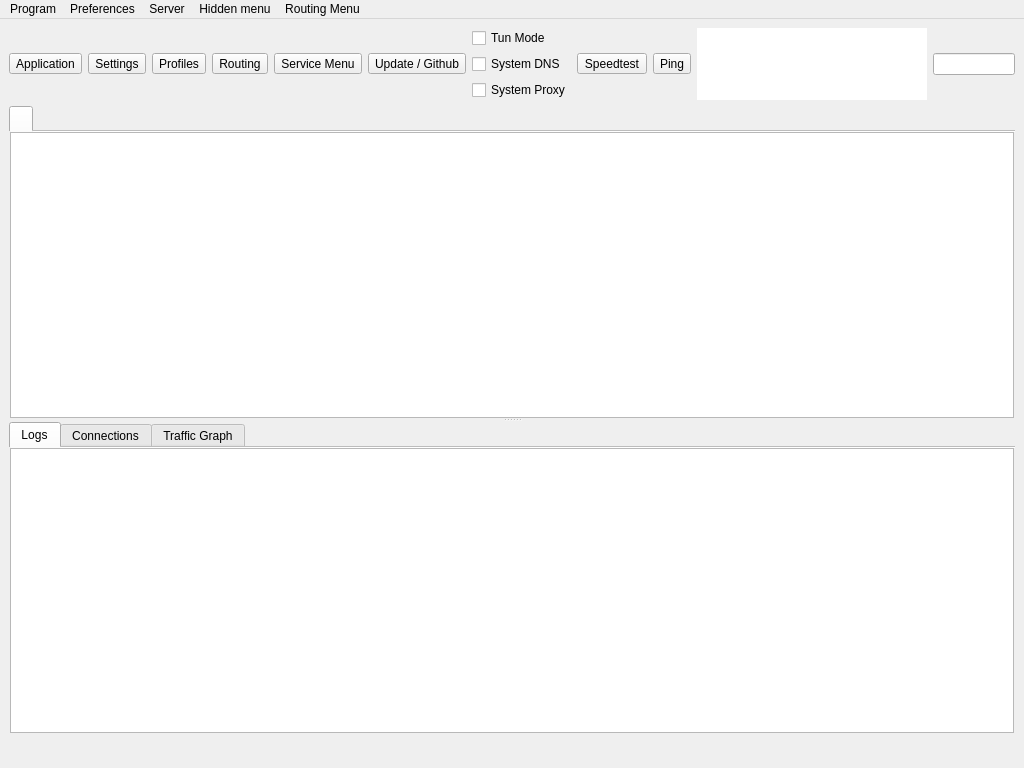
<?xml version="1.0" encoding="UTF-8"?>
<ui version="4.0">
 <class>MainWindow</class>
 <widget class="QMainWindow" name="MainWindow">
  <property name="geometry">
        <rect>
            <x>0</x>
            <y>0</y>
            <width>1024</width>
            <height>768</height>
        </rect>
    </property>
    <property name="minimumSize">
        <size>
            <width>1024</width>
            <height>768</height>
        </size>
  </property>
  <property name="windowTitle">
   <string notr="true">Throne</string>
  </property>
  <widget class="QWidget" name="centralwidget">
   <layout class="QVBoxLayout" name="verticalLayout_3" stretch="0,0,0">
    <item>
     <layout class="QHBoxLayout" name="horizontalLayout_2">
      <item>
       <widget class="QToolButton" name="toolButton_program">
        <property name="text">
         <string>Application</string>
        </property>
        <property name="icon">
         <iconset theme="b-system-run"/>
        </property>
        <property name="iconSize">
         <size>
          <width>24</width>
          <height>24</height>
         </size>
        </property>
        <property name="popupMode">
         <enum>QToolButton::ToolButtonPopupMode::InstantPopup</enum>
        </property>
        <property name="toolButtonStyle">
         <enum>Qt::ToolButtonStyle::ToolButtonTextUnderIcon</enum>
        </property>
       </widget>
      </item>
      <item>
       <widget class="QToolButton" name="toolButton_preferences">
        <property name="text">
         <string>Settings</string>
        </property>
        <property name="icon">
         <iconset theme="b-preferences"/>
        </property>
        <property name="iconSize">
         <size>
          <width>24</width>
          <height>24</height>
         </size>
        </property>
        <property name="popupMode">
         <enum>QToolButton::ToolButtonPopupMode::InstantPopup</enum>
        </property>
        <property name="toolButtonStyle">
         <enum>Qt::ToolButtonStyle::ToolButtonTextUnderIcon</enum>
        </property>
       </widget>
      </item>
      <item>
       <widget class="QToolButton" name="toolButton_server">
        <property name="text">
         <string>Profiles</string>
        </property>
        <property name="icon">
         <iconset theme="b-network-server"/>
        </property>
        <property name="iconSize">
         <size>
          <width>24</width>
          <height>24</height>
         </size>
        </property>
        <property name="popupMode">
         <enum>QToolButton::ToolButtonPopupMode::InstantPopup</enum>
        </property>
        <property name="toolButtonStyle">
         <enum>Qt::ToolButtonStyle::ToolButtonTextUnderIcon</enum>
        </property>
       </widget>
      </item>
      <item>
       <widget class="QToolButton" name="toolButton_routing">
        <property name="text">
         <string>Routing</string>
        </property>
        <property name="icon">
         <iconset theme="b-network-routing"/>
        </property>
        <property name="iconSize">
         <size>
          <width>24</width>
          <height>24</height>
         </size>
        </property>
        <property name="popupMode">
         <enum>QToolButton::ToolButtonPopupMode::InstantPopup</enum>
        </property>
        <property name="toolButtonStyle">
         <enum>Qt::ToolButtonStyle::ToolButtonTextUnderIcon</enum>
        </property>
       </widget>
      </item>
      <item>
        <widget class="QToolButton" name="toolButton_hidden">
            <property name="text">
                <string>Service Menu</string>
            </property>
            <property name="icon">
                <iconset theme="hidden-menu"/>
            </property>
            <property name="iconSize">
                <size>
                    <width>24</width>
                    <height>24</height>
                </size>
            </property>
            <property name="popupMode">
                <enum>QToolButton::ToolButtonPopupMode::InstantPopup</enum>
            </property>
            <property name="toolButtonStyle">
                <enum>Qt::ToolButtonStyle::ToolButtonTextUnderIcon</enum>
            </property>
        </widget>
    </item>
    <item>
        <widget class="QToolButton" name="toolButton_update">
            <property name="text">
                <string>Update / Github</string>
            </property>
            <property name="icon">
                <iconset theme="b-system-software-update"/>
            </property>
            <property name="iconSize">
                <size>
                    <width>24</width>
                    <height>24</height>
                </size>
            </property>
            <property name="popupMode">
                <enum>QToolButton::ToolButtonPopupMode::InstantPopup</enum>
            </property>
            <property name="toolButtonStyle">
                <enum>Qt::ToolButtonStyle::ToolButtonTextUnderIcon</enum>
            </property>
        </widget>
    </item>
      <item>
       <layout class="QVBoxLayout" name="verticalLayout_4">
        <item>
         <widget class="QCheckBox" name="checkBox_VPN">
          <property name="sizePolicy">
           <sizepolicy hsizetype="Minimum" vsizetype="Minimum">
            <horstretch>0</horstretch>
            <verstretch>0</verstretch>
           </sizepolicy>
          </property>
          <property name="text">
           <string>Tun Mode</string>
          </property>
         </widget>
        </item>
        <item>
         <widget class="QCheckBox" name="system_dns">
          <property name="text">
           <string>System DNS</string>
          </property>
         </widget>
        </item>
        <item>
         <widget class="QCheckBox" name="checkBox_SystemProxy">
          <property name="text">
           <string>System Proxy</string>
          </property>
         </widget>
        </item>
       </layout>
      </item>
      <item>
                            <widget class="QToolButton" name="toolButton_speedtest">
                                <property name="text">
                                    <string>Speedtest</string>
                                </property>
                                <property name="icon">
                                    <iconset theme="network-test"/>
                                </property>
                                <property name="iconSize">
                                    <size>
                                        <width>24</width>
                                        <height>24</height>
                                    </size>
                                </property>
                                <property name="popupMode">
                                    <enum>QToolButton::ToolButtonPopupMode::InstantPopup</enum>
                                </property>
                                <property name="toolButtonStyle">
                                    <enum>Qt::ToolButtonStyle::ToolButtonTextUnderIcon</enum>
                                </property>
                            </widget>
                        </item>
                        <item>
                            <widget class="QToolButton" name="toolButton_ping">
                                <property name="text">
                                    <string>Ping</string>
                                </property>
                                <property name="icon">
                                    <iconset theme="network-ping"/>
                                </property>
                                <property name="iconSize">
                                    <size>
                                        <width>24</width>
                                        <height>24</height>
                                    </size>
                                </property>
                                <property name="popupMode">
                                    <enum>QToolButton::ToolButtonPopupMode::InstantPopup</enum>
                                </property>
                                <property name="toolButtonStyle">
                                    <enum>Qt::ToolButtonStyle::ToolButtonTextUnderIcon</enum>
                                </property>
                            </widget>
                        </item>
      <item>
       <widget class="QTextBrowser" name="data_view">
        <property name="enabled">
         <bool>true</bool>
        </property>
        <property name="sizePolicy">
         <sizepolicy hsizetype="Expanding" vsizetype="Ignored">
          <horstretch>0</horstretch>
          <verstretch>0</verstretch>
         </sizepolicy>
        </property>
        <property name="mouseTracking">
         <bool>false</bool>
        </property>
        <property name="focusPolicy">
         <enum>Qt::FocusPolicy::NoFocus</enum>
        </property>
        <property name="contextMenuPolicy">
         <enum>Qt::ContextMenuPolicy::NoContextMenu</enum>
        </property>
        <property name="acceptDrops">
         <bool>false</bool>
        </property>
        <property name="frameShape">
         <enum>QFrame::Shape::NoFrame</enum>
        </property>
        <property name="frameShadow">
         <enum>QFrame::Shadow::Sunken</enum>
        </property>
        <property name="verticalScrollBarPolicy">
         <enum>Qt::ScrollBarPolicy::ScrollBarAlwaysOff</enum>
        </property>
        <property name="horizontalScrollBarPolicy">
         <enum>Qt::ScrollBarPolicy::ScrollBarAlwaysOff</enum>
        </property>
        <property name="textInteractionFlags">
         <set>Qt::TextInteractionFlag::LinksAccessibleByKeyboard|Qt::TextInteractionFlag::LinksAccessibleByMouse</set>
        </property>
       </widget>
      </item>
      <item>
       <widget class="QLineEdit" name="search_input"/>
      </item>
     </layout>
    </item>
    <item>
     <widget class="QSplitter" name="splitter">
      <property name="orientation">
       <enum>Qt::Orientation::Vertical</enum>
      </property>
      <widget class="QTabWidget" name="tabWidget">
       <property name="currentIndex">
        <number>0</number>
       </property>
       <property name="documentMode">
        <bool>true</bool>
       </property>
       <property name="movable">
        <bool>true</bool>
       </property>
       <widget class="QWidget" name="widget1">
        <attribute name="title">
         <string/>
        </attribute>
        <layout class="QGridLayout" name="gridLayout_2">
         <property name="leftMargin">
          <number>1</number>
         </property>
         <property name="topMargin">
          <number>0</number>
         </property>
         <property name="rightMargin">
          <number>1</number>
         </property>
         <property name="bottomMargin">
          <number>0</number>
         </property>
         <property name="spacing">
          <number>0</number>
         </property>
         <item row="0" column="0">
          <widget class="ProfilesTableView" name="profilesTableView">
           <property name="contextMenuPolicy">
            <enum>Qt::ContextMenuPolicy::CustomContextMenu</enum>
           </property>
           <property name="editTriggers">
            <set>QAbstractItemView::EditTrigger::NoEditTriggers</set>
           </property>
           <property name="alternatingRowColors">
            <bool>true</bool>
           </property>
           <property name="selectionBehavior">
            <enum>QAbstractItemView::SelectionBehavior::SelectRows</enum>
           </property>
           <property name="horizontalScrollMode">
            <enum>QAbstractItemView::ScrollMode::ScrollPerPixel</enum>
           </property>
           <property name="wordWrap">
            <bool>false</bool>
           </property>
           <attribute name="horizontalHeaderMinimumSectionSize">
            <number>16</number>
           </attribute>
           <attribute name="horizontalHeaderHighlightSections">
            <bool>false</bool>
           </attribute>
           <attribute name="horizontalHeaderShowSortIndicator" stdset="0">
            <bool>false</bool>
           </attribute>
           <attribute name="verticalHeaderDefaultSectionSize">
            <number>30</number>
           </attribute>
          </widget>
         </item>
        </layout>
       </widget>
      </widget>
      <widget class="QWidget" name="aaaaaaaaaaaaaaaaaa">
       <layout class="QVBoxLayout" name="aaaaaaaaaaaa" stretch="0">
        <item>
         <widget class="QWidget" name="down_tab" native="true">
          <layout class="QVBoxLayout" name="verticalLayout">
           <property name="spacing">
            <number>0</number>
           </property>
           <property name="leftMargin">
            <number>0</number>
           </property>
           <property name="topMargin">
            <number>0</number>
           </property>
           <property name="rightMargin">
            <number>0</number>
           </property>
           <property name="bottomMargin">
            <number>0</number>
           </property>
           <item>
            <widget class="QTabWidget" name="stats_widget">
             <property name="autoFillBackground">
              <bool>true</bool>
             </property>
             <property name="tabPosition">
              <enum>QTabWidget::TabPosition::North</enum>
             </property>
             <property name="tabShape">
              <enum>QTabWidget::TabShape::Rounded</enum>
             </property>
             <property name="currentIndex">
              <number>0</number>
             </property>
             <property name="elideMode">
              <enum>Qt::TextElideMode::ElideNone</enum>
             </property>
             <property name="usesScrollButtons">
              <bool>true</bool>
             </property>
             <property name="documentMode">
              <bool>true</bool>
             </property>
             <property name="tabsClosable">
              <bool>false</bool>
             </property>
             <property name="movable">
              <bool>true</bool>
             </property>
             <property name="tabBarAutoHide">
              <bool>false</bool>
             </property>
             <widget class="QWidget" name="Logs">
              <property name="enabled">
               <bool>true</bool>
              </property>
              <attribute name="title">
               <string>Logs</string>
              </attribute>
              <layout class="QHBoxLayout" name="horizontalLayout_3" stretch="0">
               <property name="spacing">
                <number>0</number>
               </property>
               <property name="sizeConstraint">
                <enum>QLayout::SizeConstraint::SetDefaultConstraint</enum>
               </property>
               <property name="leftMargin">
                <number>1</number>
               </property>
               <property name="topMargin">
                <number>0</number>
               </property>
               <property name="rightMargin">
                <number>1</number>
               </property>
               <property name="bottomMargin">
                <number>0</number>
               </property>
               <item>
                <widget class="QTextBrowser" name="masterLogBrowser">
                 <property name="contextMenuPolicy">
                  <enum>Qt::ContextMenuPolicy::CustomContextMenu</enum>
                 </property>
                 <property name="openLinks">
                  <bool>false</bool>
                 </property>
                </widget>
               </item>
              </layout>
             </widget>
             <widget class="QWidget" name="connections_tab">
              <attribute name="title">
               <string>Connections</string>
              </attribute>
              <layout class="QHBoxLayout" name="horizontalLayout_4">
               <property name="spacing">
                <number>0</number>
               </property>
               <property name="sizeConstraint">
                <enum>QLayout::SizeConstraint::SetDefaultConstraint</enum>
               </property>
               <property name="leftMargin">
                <number>1</number>
               </property>
               <property name="topMargin">
                <number>0</number>
               </property>
               <property name="rightMargin">
                <number>1</number>
               </property>
               <property name="bottomMargin">
                <number>0</number>
               </property>
               <item>
                <widget class="QTableWidget" name="connections">
                 <property name="autoFillBackground">
                  <bool>false</bool>
                 </property>
                 <column>
                  <property name="text">
                   <string>Destination (Domain)</string>
                  </property>
                  <property name="toolTip">
                   <string>Click To Disable Sorting</string>
                  </property>
                 </column>
                 <column>
                  <property name="text">
                   <string>Process</string>
                  </property>
                  <property name="toolTip">
                   <string>Click To Sort By Process</string>
                  </property>
                 </column>
                 <column>
                  <property name="text">
                   <string>Protocol</string>
                  </property>
                  <property name="toolTip">
                   <string>Click To Sort By Protocol</string>
                  </property>
                 </column>
                 <column>
                  <property name="text">
                   <string>Outbound</string>
                  </property>
                  <property name="toolTip">
                   <string>Click To Sort By Outbound</string>
                  </property>
                 </column>
                 <column>
                  <property name="text">
                   <string>Traffic</string>
                  </property>
                  <property name="toolTip">
                   <string>Click To Toggle sort by Traffic</string>
                  </property>
                 </column>
                </widget>
               </item>
              </layout>
             </widget>
             <widget class="QWidget" name="graph_tab">
              <attribute name="title">
               <string>Traffic Graph</string>
              </attribute>
              <layout class="QHBoxLayout" name="horizontalLayout_6">
               <property name="spacing">
                <number>0</number>
               </property>
               <property name="sizeConstraint">
                <enum>QLayout::SizeConstraint::SetDefaultConstraint</enum>
               </property>
               <property name="leftMargin">
                <number>1</number>
               </property>
               <property name="topMargin">
                <number>0</number>
               </property>
               <property name="rightMargin">
                <number>1</number>
               </property>
               <property name="bottomMargin">
                <number>0</number>
               </property>
              </layout>
             </widget>
            </widget>
           </item>
          </layout>
         </widget>
        </item>
       </layout>
      </widget>
     </widget>
    </item>
    <item>
     <layout class="QHBoxLayout" name="horizontalLayout">
      <item>
       <widget class="QLabel" name="label_running">
        <property name="text">
         <string/>
        </property>
       </widget>
      </item>
      <item>
       <spacer name="horizontalSpacer_2">
        <property name="orientation">
         <enum>Qt::Orientation::Horizontal</enum>
        </property>
        <property name="sizeType">
         <enum>QSizePolicy::Policy::Maximum</enum>
        </property>
        <property name="sizeHint" stdset="0">
         <size>
          <width>0</width>
          <height>20</height>
         </size>
        </property>
       </spacer>
      </item>
      <item>
       <widget class="QLabel" name="label_inbound">
        <property name="text">
         <string/>
        </property>
        <property name="alignment">
         <set>Qt::AlignmentFlag::AlignLeading|Qt::AlignmentFlag::AlignLeft|Qt::AlignmentFlag::AlignVCenter</set>
        </property>
       </widget>
      </item>
      <item>
       <widget class="QLabel" name="label_speed">
        <property name="text">
         <string/>
        </property>
        <property name="alignment">
         <set>Qt::AlignmentFlag::AlignLeading|Qt::AlignmentFlag::AlignLeft|Qt::AlignmentFlag::AlignVCenter</set>
        </property>
       </widget>
      </item>
     </layout>
    </item>
   </layout>
  </widget>
  <widget class="QMenuBar" name="menubar">
   <property name="geometry">
    <rect>
     <x>0</x>
     <y>0</y>
     <width>800</width>
     <height>25</height>
    </rect>
   </property>
   <widget class="QMenu" name="menu_program">
    <property name="title">
     <string>Program</string>
    </property>
    <widget class="QMenu" name="menu_spmode">
     <property name="title">
      <string>System Proxy</string>
     </property>
     <addaction name="menu_spmode_system_proxy"/>
     <addaction name="menu_spmode_vpn"/>
     <addaction name="menu_spmode_disabled"/>
    </widget>
    <addaction name="actionHide_window"/>
    <addaction name="separator"/>
    <addaction name="menu_add_from_clipboard2"/>
    <addaction name="actionAdd_profile_from_File"/>
    <addaction name="menu_scan_qr"/>
    <addaction name="separator"/>
    <addaction name="actionStart_with_system"/>
    <addaction name="actionRemember_last_proxy"/>
    <addaction name="actionAllow_LAN"/>
    <addaction name="menu_spmode"/>
    <addaction name="separator"/>
    <addaction name="actionRestart_Proxy"/>
    <addaction name="actionRestart_Program"/>
    <addaction name="separator"/>
    <addaction name="menu_exit"/>
   </widget>
   <widget class="QMenu" name="menu_preferences">
    <property name="title">
     <string>Preferences</string>
    </property>
    <addaction name="menu_manage_groups"/>
    <addaction name="menu_basic_settings"/>
    <addaction name="menu_routing_settings"/>
    <addaction name="menu_vpn_settings"/>
    <addaction name="menu_hotkey_settings"/>
    <addaction name="menu_open_config_folder"/>
    <addaction name="separator"/>
    <addaction name="menu_collect_debug_info"/>
   </widget>
   <widget class="QMenu" name="menu_server">
    <property name="title">
     <string>Server</string>
    </property>
    <widget class="QMenu" name="menu_share_item">
     <property name="title">
      <string>Share</string>
     </property>
     <addaction name="menu_qr"/>
     <addaction name="menu_export_config"/>
     <addaction name="separator"/>
     <addaction name="menu_copy_links"/>
     <addaction name="menu_copy_links_nkr"/>
    </widget>
    <addaction name="menu_add_from_input"/>
    <addaction name="menu_add_from_clipboard"/>
    <addaction name="separator"/>
    <addaction name="menu_start"/>
    <addaction name="menu_stop"/>
    <addaction name="separator"/>
    <addaction name="menu_select_all"/>
    <addaction name="menu_clone"/>
    <addaction name="menu_reset_traffic"/>
    <addaction name="menu_delete"/>
    <addaction name="menu_share_item"/>
    <addaction name="separator"/>
    <addaction name="actionUrl_Test_Selected"/>
    <addaction name="menu_resolve_selected"/>
    <addaction name="actionSpeedtest_Current"/>
    <addaction name="actionSpeedtest_Selected"/>
    <addaction name="actionResolve_Selected_Out_IP"/>
   </widget>
   <widget class="QMenu" name="menuHidden_menu">
    <property name="title">
     <string>Hidden menu</string>
    </property>
    <addaction name="menu_update_subscription"/>
    <addaction name="menu_resolve_domain"/>
    <addaction name="menu_remove_invalid"/>
    <addaction name="actionUrl_Test_Group"/>
    <addaction name="menu_remove_unavailable"/>
    <addaction name="menu_clear_test_result"/>
    <addaction name="menu_delete_repeat"/>
    <addaction name="actionSpeedtest_Group"/>
    <addaction name="actionResolve_Out_IP"/>
    <addaction name="actionRefresh_Column_Widths"/>
   </widget>
   <widget class="QMenu" name="menuRouting_Menu">
    <property name="title">
     <string>Routing Menu</string>
    </property>
   </widget>
   <addaction name="menu_program"/>
   <addaction name="menu_preferences"/>
   <addaction name="menu_server"/>
   <addaction name="menuHidden_menu"/>
   <addaction name="menuRouting_Menu"/>
  </widget>
  <action name="menu_exit">
   <property name="text">
    <string>Exit</string>
   </property>
  </action>
  <action name="actionShow_window">
   <property name="text">
    <string>Show Window</string>
   </property>
  </action>
  <action name="menu_basic_settings">
   <property name="text">
    <string>Basic Settings</string>
   </property>
  </action>
  <action name="menu_add_from_input">
   <property name="text">
    <string>New profile</string>
   </property>
   <property name="shortcut">
    <string notr="true">Ctrl+N</string>
   </property>
  </action>
  <action name="menu_manage_groups">
   <property name="text">
    <string>Groups</string>
    </property>
  </action>
  <action name="menu_start">
   <property name="text">
    <string>Start</string>
   </property>
   <property name="shortcut">
    <string>Return</string>
   </property>
  </action>
  <action name="menu_stop">
   <property name="text">
    <string>Stop</string>
   </property>
   <property name="shortcut">
    <string notr="true">Ctrl+S</string>
   </property>
  </action>
  <action name="menu_routing_settings">
   <property name="text">
    <string>Routing Settings</string>
   </property>
  </action>
  <action name="menu_add_from_clipboard">
   <property name="text">
    <string>Add profile from clipboard</string>
   </property>
   <property name="shortcut">
    <string notr="true">Ctrl+V</string>
   </property>
  </action>
  <action name="menu_delete">
   <property name="text">
    <string>Delete</string>
   </property>
   <property name="shortcut">
    <string>Del</string>
   </property>
  </action>
  <action name="menu_add_from_clipboard2">
   <property name="text">
    <string>Add profile from clipboard</string>
   </property>
  </action>
  <action name="menu_profile_debug_info">
   <property name="text">
    <string>Debug Info</string>
   </property>
  </action>
  <action name="menu_qr">
   <property name="text">
    <string>QR Code and link</string>
   </property>
   <property name="shortcut">
    <string notr="true">Ctrl+Q</string>
   </property>
  </action>
  <action name="menu_copy_link">
   <property name="text">
    <string>Copy Link</string>
   </property>
  </action>
  <action name="menu_tcp_ping">
   <property name="text">
    <string notr="true">Tcp Ping</string>
   </property>
   <property name="shortcut">
    <string notr="true">Ctrl+Shift+T</string>
   </property>
  </action>
  <action name="menu_url_test">
   <property name="text">
    <string notr="true">Url Test</string>
   </property>
   <property name="shortcut">
    <string notr="true">Ctrl+Shift+U</string>
   </property>
  </action>
  <action name="menu_clear_test_result">
   <property name="text">
    <string>Clear Test Result</string>
   </property>
   <property name="shortcut">
    <string notr="true">Ctrl+Shift+C</string>
   </property>
  </action>
  <action name="menu_export_config">
   <property name="text">
    <string>Export %1 config</string>
   </property>
   <property name="shortcut">
    <string notr="true">Ctrl+E</string>
   </property>
  </action>
  <action name="menu_reset_traffic">
   <property name="text">
    <string>Reset Traffic</string>
   </property>
   <property name="shortcut">
    <string notr="true">Ctrl+R</string>
   </property>
  </action>
  <action name="menu_scan_qr">
   <property name="text">
    <string>Scan QR Code</string>
   </property>
   <property name="shortcut">
    <string notr="true">Ctrl+Shift+Q</string>
   </property>
  </action>
  <action name="menu_spmode_system_proxy">
   <property name="checkable">
    <bool>true</bool>
   </property>
   <property name="text">
    <string>Enable System Proxy</string>
   </property>
  </action>
  <action name="menu_spmode_disabled">
   <property name="checkable">
    <bool>true</bool>
   </property>
   <property name="text">
    <string>Disable</string>
   </property>
  </action>
  <action name="menu_delete_repeat">
   <property name="text">
    <string>Remove Duplicates</string>
   </property>
   <property name="shortcut">
    <string notr="true">Ctrl+Shift+D</string>
   </property>
  </action>
  <action name="actionfake">
   <property name="text">
    <string>fake</string>
   </property>
   <property name="visible">
    <bool>false</bool>
   </property>
  </action>
  <action name="menu_move">
   <property name="text">
    <string>Move</string>
   </property>
   <property name="shortcut">
    <string notr="true">Ctrl+M</string>
   </property>
  </action>
  <action name="actionStart_with_system">
   <property name="checkable">
    <bool>true</bool>
   </property>
   <property name="text">
    <string>Start with system</string>
   </property>
  </action>
  <action name="actionRemember_last_proxy">
   <property name="checkable">
    <bool>true</bool>
   </property>
   <property name="text">
    <string>Remember last profile</string>
   </property>
  </action>
  <action name="actionAllow_LAN">
   <property name="checkable">
    <bool>true</bool>
   </property>
   <property name="text">
    <string>Allow other devices to connect</string>
   </property>
  </action>
  <action name="menu_remove_unavailable">
   <property name="text">
    <string>Remove Unavailable</string>
   </property>
   <property name="shortcut">
    <string notr="true">Ctrl+Shift+R</string>
   </property>
  </action>
  <action name="menu_full_test">
   <property name="text">
    <string>Full Test</string>
   </property>
   <property name="shortcut">
    <string notr="true">Ctrl+Shift+F</string>
   </property>
  </action>
  <action name="menu_hotkey_settings">
   <property name="text">
    <string>Hotkey Settings</string>
   </property>
  </action>
  <action name="menu_select_all">
   <property name="text">
    <string>Select All</string>
   </property>
   <property name="shortcut">
    <string>Ctrl+A</string>
   </property>
  </action>
  <action name="menu_copy_links_nkr">
   <property name="text">
    <string>Copy links of selected (Json Links)</string>
   </property>
   <property name="shortcut">
    <string notr="true">Ctrl+Alt+C</string>
   </property>
  </action>
  <action name="actionfake_2">
   <property name="text">
    <string>fake</string>
   </property>
   <property name="visible">
    <bool>false</bool>
   </property>
  </action>
  <action name="actionfake_3">
   <property name="text">
    <string>fake</string>
   </property>
   <property name="visible">
    <bool>false</bool>
   </property>
  </action>
  <action name="menu_copy_links">
   <property name="text">
    <string>Copy links of selected</string>
   </property>
   <property name="shortcut">
    <string notr="true">Ctrl+C</string>
   </property>
  </action>
  <action name="menu_spmode_vpn">
   <property name="checkable">
    <bool>true</bool>
   </property>
   <property name="text">
    <string>Enable Tun</string>
   </property>
  </action>
  <action name="menu_clone">
   <property name="text">
    <string>Clone</string>
   </property>
   <property name="shortcut">
    <string notr="true">Ctrl+D</string>
   </property>
  </action>
  <action name="menu_update_subscription">
   <property name="text">
    <string>Update subscription</string>
   </property>
   <property name="shortcut">
    <string notr="true">Ctrl+U</string>
   </property>
   <property name="visible">
    <bool>true</bool>
   </property>
  </action>
  <action name="menu_resolve_domain">
   <property name="text">
    <string>Resolve domain</string>
   </property>
   <property name="shortcut">
    <string notr="true">Ctrl+Shift+I</string>
   </property>
  </action>
  <action name="menu_vpn_settings">
   <property name="text">
    <string>Tun Settings</string>
   </property>
  </action>
  <action name="actionRestart_Program">
   <property name="text">
    <string>Restart Program</string>
   </property>
  </action>
  <action name="menu_open_config_folder">
   <property name="text">
    <string>Open Config Folder</string>
   </property>
  </action>
  <action name="actionfake_4">
   <property name="text">
    <string notr="true">fake</string>
   </property>
   <property name="visible">
    <bool>false</bool>
   </property>
  </action>
  <action name="actionfake_5">
   <property name="text">
    <string notr="true">fake</string>
   </property>
   <property name="visible">
    <bool>false</bool>
   </property>
  </action>
  <action name="actionRestart_Proxy">
   <property name="text">
    <string>Restart Core</string>
   </property>
  </action>
  <action name="menu_stop_testing">
   <property name="text">
    <string>Stop Testing</string>
   </property>
   <property name="shortcut">
    <string notr="true">Ctrl+.</string>
   </property>
  </action>
  <action name="actionUrl_Test_Selected">
   <property name="text">
    <string>Url Test Selected</string>
   </property>
   <property name="shortcut">
    <string>Ctrl+Shift+S</string>
   </property>
   <property name="visible">
    <bool>true</bool>
   </property>
  </action>
  <action name="actionUrl_Test_Group">
   <property name="enabled">
    <bool>true</bool>
   </property>
   <property name="text">
    <string>Url Test Group</string>
   </property>
   <property name="shortcut">
    <string>Ctrl+Shift+G</string>
   </property>
   <property name="visible">
    <bool>true</bool>
   </property>
  </action>
  <action name="menu_resolve_selected">
   <property name="text">
    <string>Resolve Selected Domain</string>
   </property>
   <property name="visible">
    <bool>true</bool>
   </property>
  </action>
  <action name="menu_remove_invalid">
   <property name="text">
    <string>Remove Invalid</string>
   </property>
   <property name="shortcut">
    <string>Ctrl+Alt+I</string>
   </property>
   <property name="menuRole">
    <enum>QAction::MenuRole::TextHeuristicRole</enum>
   </property>
  </action>
  <action name="menu_open_routing_manager">
   <property name="text">
    <string>Open Manager</string>
   </property>
  </action>
  <action name="actionSpeedtest_Current">
   <property name="text">
    <string>Speedtest Current</string>
   </property>
   <property name="shortcut">
    <string notr="true">F6</string>
   </property>
  </action>
  <action name="actionSpeedtest_Selected">
   <property name="text">
    <string>Speedtest Selected</string>
   </property>
   <property name="shortcut">
    <string notr="true">Ctrl+Shift+P</string>
   </property>
  </action>
  <action name="actionSpeedtest_Group">
   <property name="text">
    <string>Speedtest Group</string>
   </property>
   <property name="shortcut">
    <string notr="true">Ctrl+Alt+P</string>
   </property>
  </action>
  <action name="actionHide_window">
   <property name="text">
    <string>Hide window</string>
   </property>
   <property name="shortcut">
    <string notr="true">Ctrl+H</string>
   </property>
  </action>
  <action name="actionAdd_profile_from_File">
   <property name="text">
    <string>Add profile from File</string>
   </property>
   <property name="shortcut">
    <string notr="true">Ctrl+O</string>
   </property>
  </action>
  <action name="actionResolve_Out_IP">
   <property name="text">
    <string>Resolve Out IP</string>
   </property>
  </action>
  <action name="actionResolve_Selected_Out_IP">
   <property name="text">
    <string>Resolve Selected Out IP</string>
   </property>
  </action>
  <action name="actionRefresh_Column_Widths">
   <property name="text">
    <string>Refresh Column Widths</string>
   </property>
  </action>
  <action name="menu_collect_debug_info">
   <property name="text">
    <string>Collect Debug Info</string>
   </property>
   <property name="toolTip">
    <string>Collect system and application debug information to a ZIP archive on Desktop</string>
   </property>
   <property name="shortcut">
    <string notr="true">Ctrl+Shift+D</string>
   </property>
  </action>
 </widget>
 <customwidgets>
  <customwidget>
   <class>ProfilesTableView</class>
   <extends>QTableView</extends>
   <header>include/ui/utils/ProfilesTableView.h</header>
  </customwidget>
 </customwidgets>
 <resources/>
 <connections/>
</ui>
